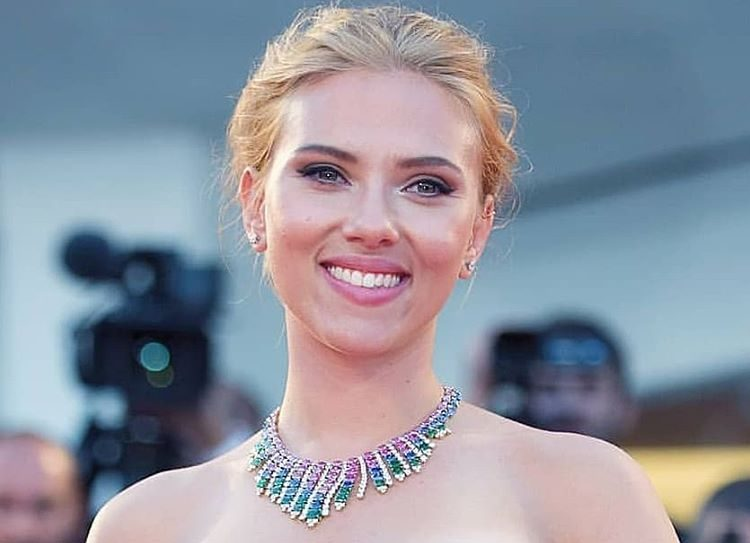
#> input picture example_imgs/scarlett.jpg, 750 x 543 px
$ jupyter execute FaceDetectionCVAndCannyEdge.ipynb
#> lines starting #> are read from the running program, lines starting #| are printed output that depends on the picture; after the words box and inside, x2 and y2 are one past the last pixel; in counts of white or black regions, pixels touching at a corner belong together
[cell 1]
import cv2
import numpy as np
import matplotlib.pyplot as plt

[cell 2]
face_cascade = cv2.CascadeClassifier('data/lbpcascade_frontalface.xml')

[cell 3]
image = cv2.imread('example_imgs/scarlett.jpg')
#> image is the input picture: shape (543, 750, 3); mean B, G, R 158.3, 146.3, 141.5
gray = cv2.cvtColor(image, cv2.COLOR_BGR2GRAY)
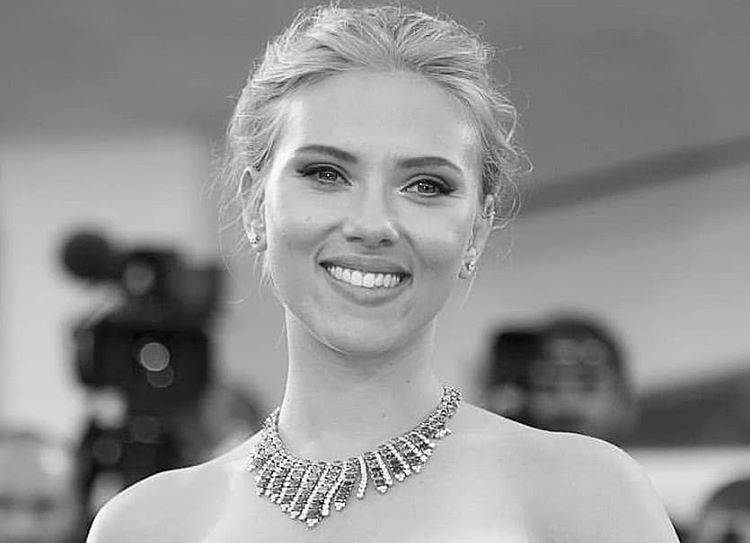
#> gray: shape (543, 750); min 0, max 255, mean 146.3

# Face detection
faces = face_cascade.detectMultiScale(gray, scaleFactor=1.1, minNeighbors=5)
#> faces = [[238, 75, 267, 267]]
image_faces = image.copy()

# Puts a rectangle around the faces
for (x, y, w, h) in faces:
    cv2.rectangle(image_faces, (x, y), (x+w, y+h), (255, 0, 0), 2)
#> this loop made 1 pass
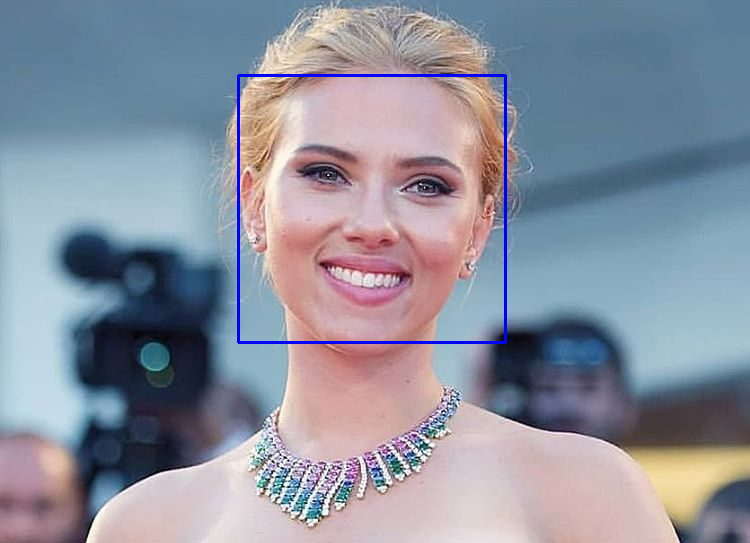
#> image_faces: shape (543, 750, 3); 0.79% of pixels changed, all inside (x1, y1, x2, y2) = (237, 74, 507, 344)

plt.imshow(image_faces)

[cell 4]
# Normalizes image from 0 to 255 and make the values integer
def normalize(image):
    image_t = ((image - np.min(image)) * 255 / (np.max(image) - np.min(image))).astype(np.uint8)
    return image_t

# Applies convolution on a grayscaled image with given kernel with FFT
def convFFT(image, kernel):
    kernel_t = np.fft.fft2(kernel, s=(image.shape[:2]), axes=(0, 1))
    image_t = np.fft.fft2(image, axes=(0, 1))

    image_t = image_t * kernel_t[:, :]
    image_t = np.fft.ifft2(image_t, axes=(0, 1)).real

    return image_t

def gaussianFilter(image):
    t = np.linspace(-10, 10, 30)
    bump = np.exp(-0.1*t**2)
    bump /= np.trapz(bump)
    kernel = bump[:, np.newaxis] * bump[np.newaxis, :]

    image_t = convFFT(image, kernel)
    image_t = normalize(image_t)

    return image_t

def sobelFilter(image):
    Kx = np.array([[-1, 0, 1], [-2, 0, 2], [-1, 0, 1]], np.float32)
    Ky = np.array([[1, 2, 1], [0, 0, 0], [-1, -2, -1]], np.float32)

    Ix = convFFT(image, Kx)
#> in convFFT (call 2), `image_t = np.fft.ifft2(image_t, axes=(0, 1)).real`:
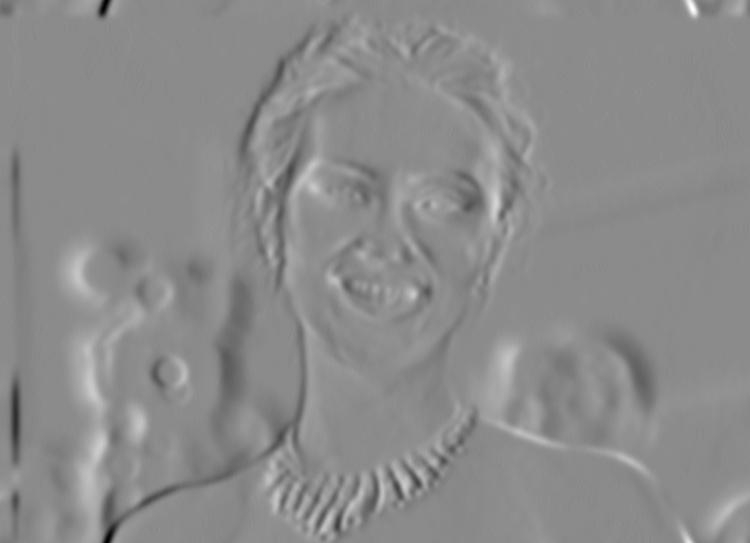
#> image_t: shape (543, 750) float64; min -194, max 160, mean 0; drawn with min black and max white
    Iy = convFFT(image, Ky)
#> in convFFT (call 3), `image_t = np.fft.ifft2(image_t, axes=(0, 1)).real`:
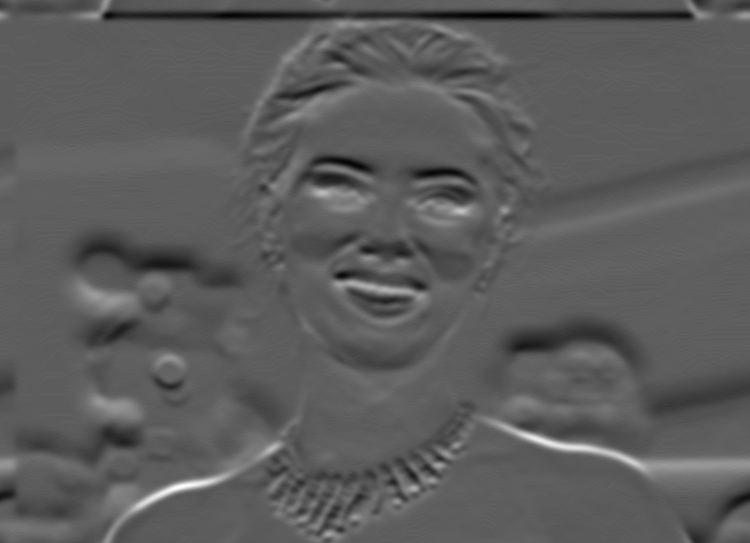
#> image_t: shape (543, 750) float64; min -114, max 200, mean 0; drawn with min black and max white

    G = np.hypot(Ix, Iy)
    G = normalize(G)
    theta = np.arctan2(Iy, Ix)

    return (G, theta)

def non_max_suppression(img, D):
    M, N = img.shape
    Z = np.zeros((M,N), dtype=np.int32)
    angle = D * 180. / np.pi
    angle[angle < 0] += 180


    for i in range(1,M-1):
        for j in range(1,N-1):
            q = 255
            r = 255

            if (0 <= angle[i,j] < 22.5) or (157.5 <= angle[i,j] <= 180):
                q = img[i, j+1]
                r = img[i, j-1]
            elif (22.5 <= angle[i,j] < 67.5):
                q = img[i+1, j-1]
                r = img[i-1, j+1]
            elif (67.5 <= angle[i,j] < 112.5):
                q = img[i+1, j]
                r = img[i-1, j]
            elif (112.5 <= angle[i,j] < 157.5):
                q = img[i-1, j-1]
                r = img[i+1, j+1]

            if (img[i,j] >= q) and (img[i,j] >= r):
                Z[i,j] = img[i,j]
            else:
                Z[i,j] = 0

    return Z

def double_threshold(img, lowThresholdRatio=0.05, highThresholdRatio=0.09):
    highThreshold = img.max() * highThresholdRatio;
    lowThreshold = highThreshold * lowThresholdRatio;

    M, N = img.shape
    res = np.zeros((M,N), dtype=np.int32)

    weak = np.int32(25)
    strong = np.int32(255)

    strong_i, strong_j = np.where(img >= highThreshold)
    zeros_i, zeros_j = np.where(img < lowThreshold)

    weak_i, weak_j = np.where((img <= highThreshold) & (img >= lowThreshold))

    res[strong_i, strong_j] = strong
    res[weak_i, weak_j] = weak

    return (res, weak, strong)

def hysteresis(img, weak, strong=255):
    M, N = img.shape
    for i in range(1, M-1):
        for j in range(1, N-1):
            if (img[i,j] == weak):
                try:
                    if ((img[i+1, j-1] == strong) or (img[i+1, j] == strong) or (img[i+1, j+1] == strong)
                        or (img[i, j-1] == strong) or (img[i, j+1] == strong)
                        or (img[i-1, j-1] == strong) or (img[i-1, j] == strong) or (img[i-1, j+1] == strong)):
                        img[i, j] = strong
                    else:
                        img[i, j] = 0
                except IndexError as e:
                    pass
    return img

[cell 5]
# Based on https://towardsdatascience.com/canny-edge-detection-step-by-step-in-python-computer-vision-b49c3a2d8123
def cannyEdgeDetection(image):
    image_f = gaussianFilter(image)
    image_f, theta = sobelFilter(image_f)
#> in sobelFilter, `G = np.hypot(Ix, Iy)`:
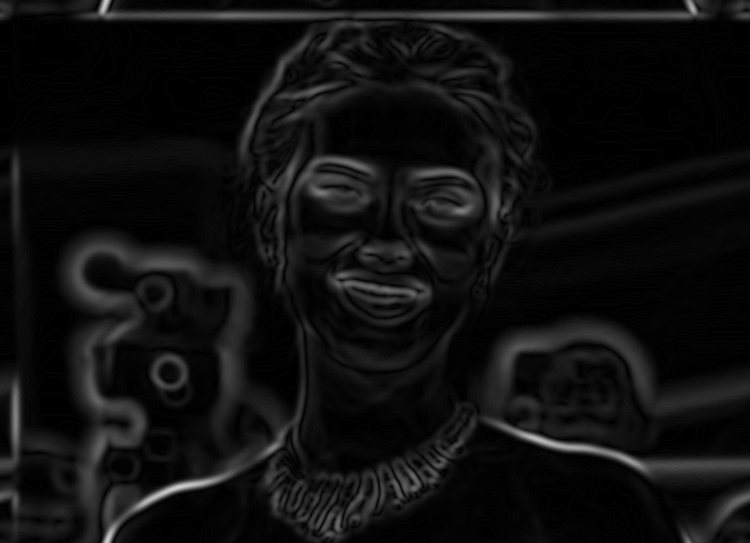
#> G: shape (543, 750) float64; min 6.15e-16, max 205.7, mean 15.9
#> in sobelFilter, `theta = np.arctan2(Iy, Ix)`:
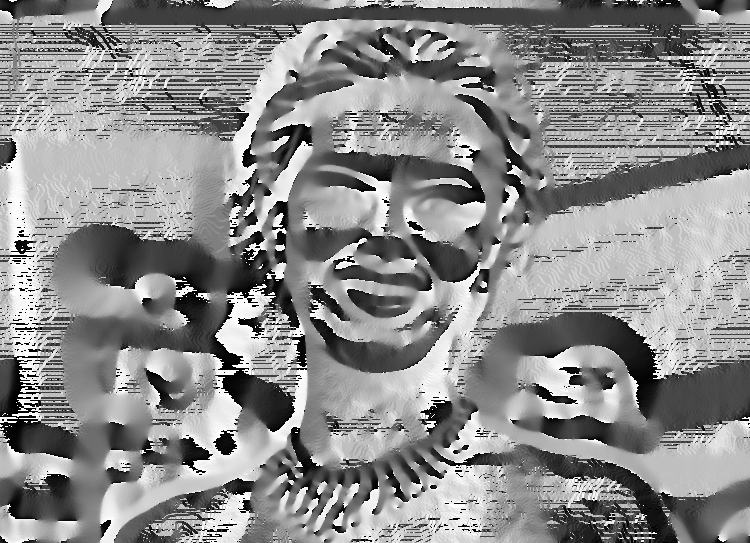
#> theta: shape (543, 750) float64; min -3.14, max 3.14, mean 0.313; drawn with min black and max white
    image_f = non_max_suppression(image_f, theta)
#> in non_max_suppression, `angle[angle < 0] += 180`:
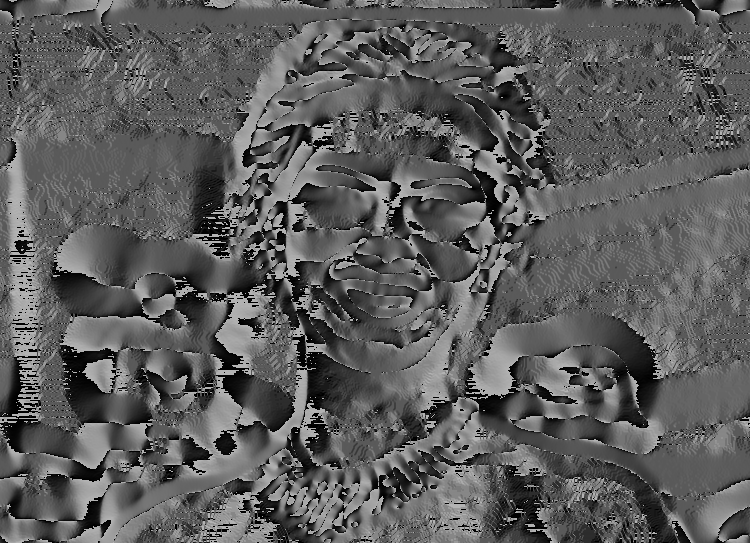
#> angle: shape (543, 750) float64; min 0, max 180, mean 92.4
#> after the loop in non_max_suppression, `for i in range(1,M-1):`:
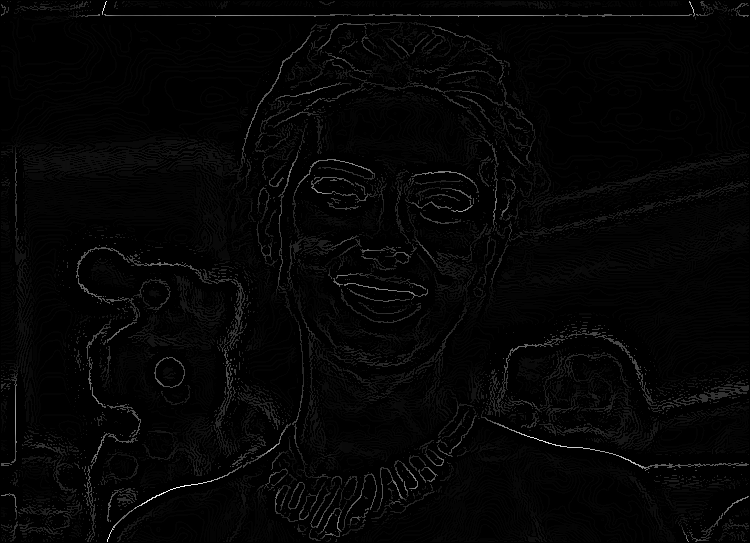
#> Z: shape (543, 750) int32; min 0, max 255, mean 4.8
    image_f, weak, strong = double_threshold(image_f)
#> in double_threshold, `highThreshold = img.max() * highThresholdRatio;`: highThreshold = 22.95
#> in double_threshold, `lowThreshold = highThreshold * lowThresholdRatio;`: lowThreshold = 1.15
    image_f = hysteresis(image_f, weak, strong)

    return image_f

[cell 6]
image_f = cannyEdgeDetection(gray)
#> in cannyEdgeDetection, `image_f, weak, strong = double_threshold(image_f)`:
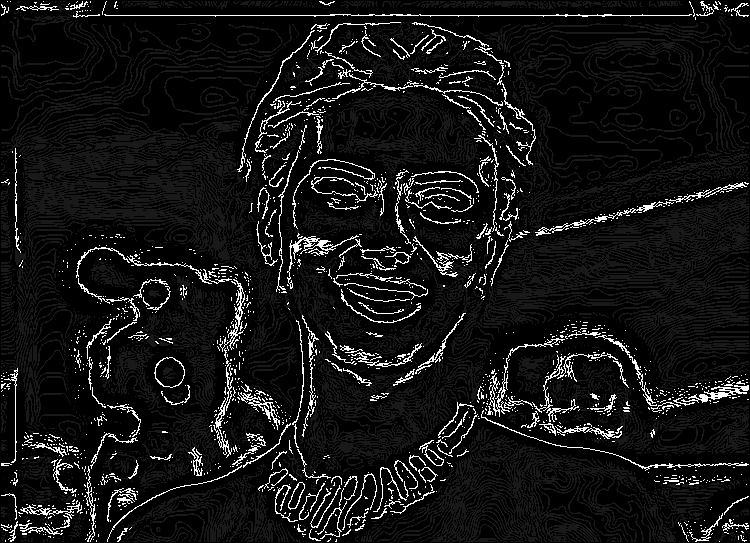
#> image_f: shape (543, 750) int32; min 0, max 255, mean 20.7
#> in cannyEdgeDetection, `image_f, weak, strong = double_threshold(image_f)`: weak = 25; strong = 255
#> after the loop in hysteresis, `for i in range(1, M-1):`:
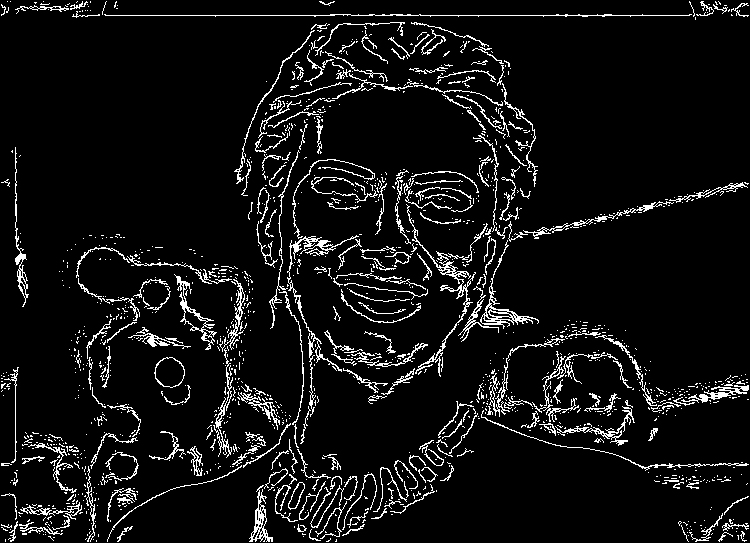
#> img: shape (543, 750) int32; 7% white in thin lines or dots

$ run again, with example_imgs/neymar.jpg copied over example_imgs/scarlett.jpg
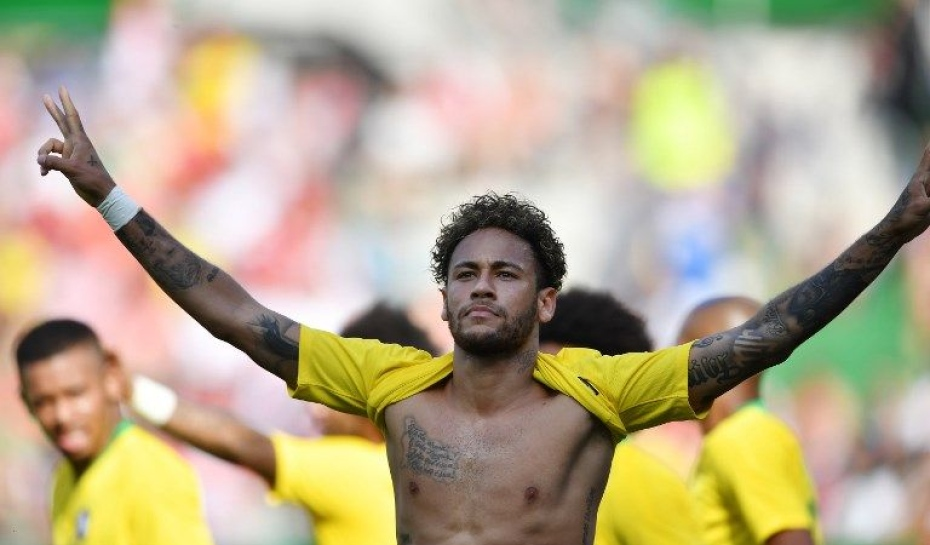
#> input picture example_imgs/neymar.jpg, 930 x 545 px
#> image is the input picture: shape (545, 930, 3); mean B, G, R 140.8, 169.4, 182
#> faces = [[434, 233, 102, 102]]
#> the loop `for (x, y, w, h) in faces:` made 1 pass
#> after the loop in non_max_suppression, `for i in range(1,M-1):`:
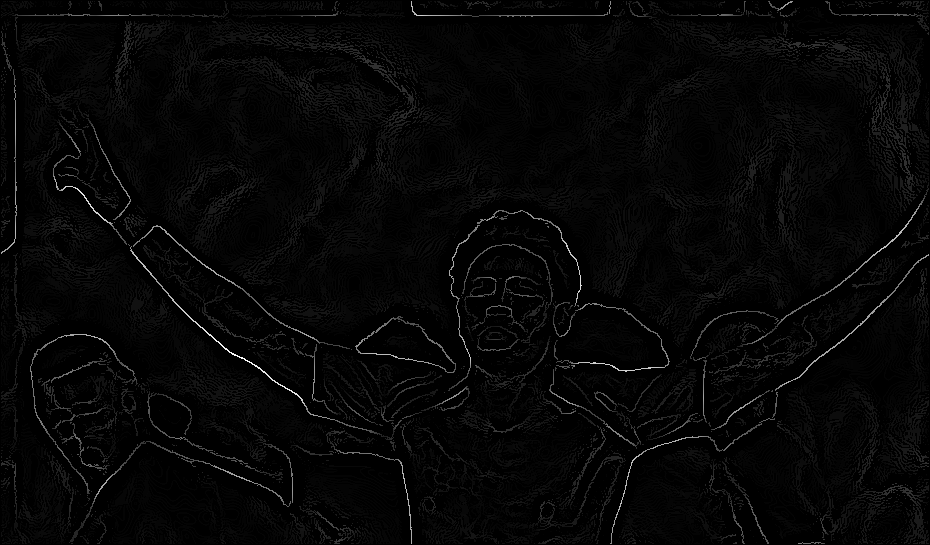
#> Z: shape (545, 930) int32; min 0, max 255, mean 6.2
#> highThreshold = 22.95
#> lowThreshold = 1.15
#> weak = 25; strong = 255
#> after the loop in hysteresis, `for i in range(1, M-1):`:
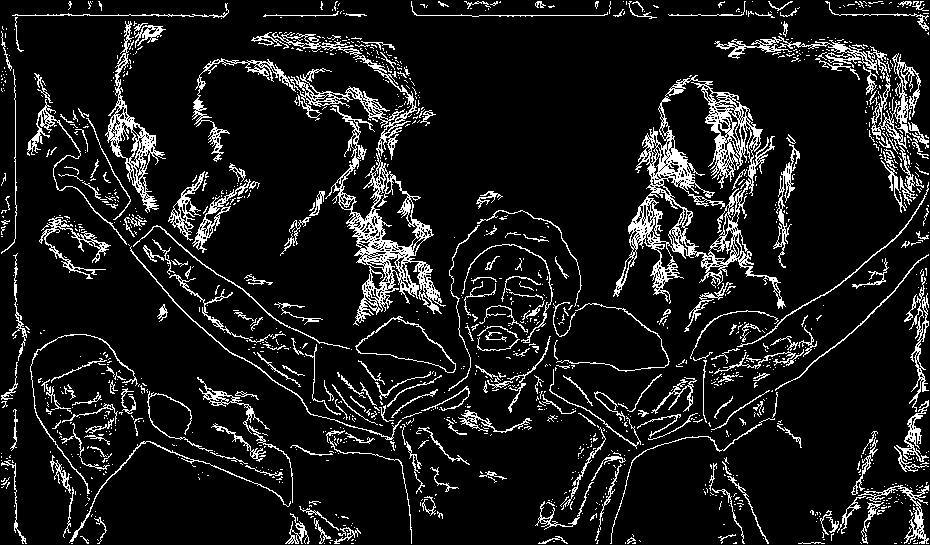
#> img: shape (545, 930) int32; 10.5% white in thin lines or dots
